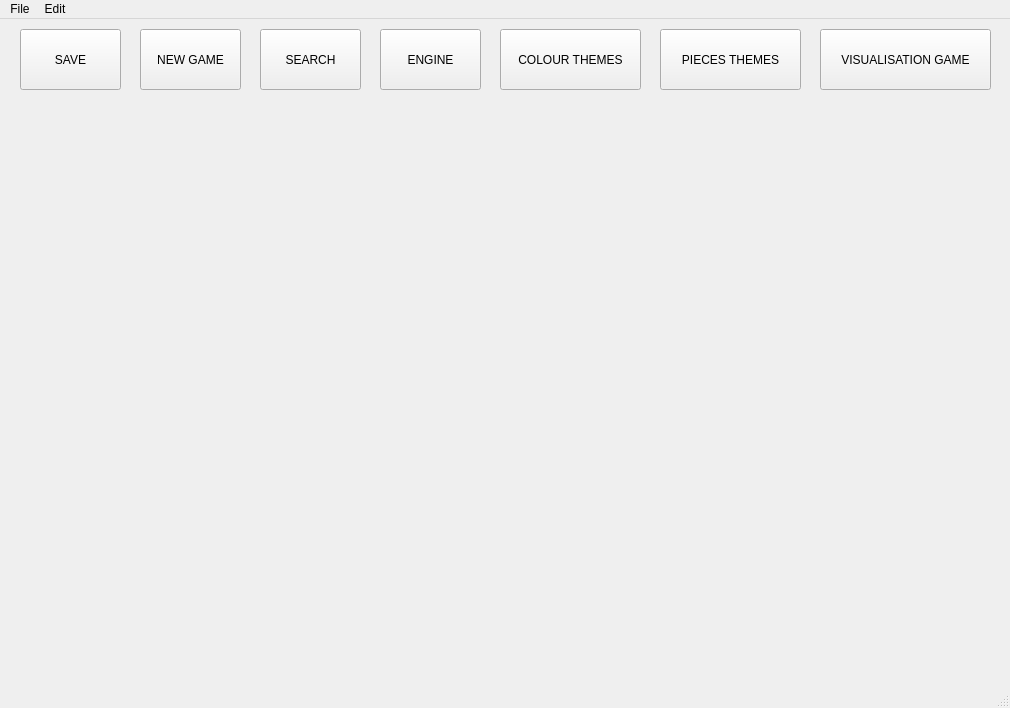
<?xml version="1.0" encoding="UTF-8"?>
<ui version="4.0">
 <class>MainWindow</class>
 <widget class="QMainWindow" name="MainWindow">
  <property name="geometry">
   <rect>
    <x>0</x>
    <y>0</y>
    <width>1010</width>
    <height>708</height>
   </rect>
  </property>
  <property name="windowTitle">
   <string>MainWindow</string>
  </property>
  <widget class="QWidget" name="centralwidget">
   <widget class="QPushButton" name="pushButton">
    <property name="geometry">
     <rect>
      <x>20</x>
      <y>10</y>
      <width>101</width>
      <height>61</height>
     </rect>
    </property>
    <property name="text">
     <string>SAVE</string>
    </property>
   </widget>
   <widget class="QPushButton" name="pushButton_2">
    <property name="geometry">
     <rect>
      <x>260</x>
      <y>10</y>
      <width>101</width>
      <height>61</height>
     </rect>
    </property>
    <property name="text">
     <string>SEARCH</string>
    </property>
   </widget>
   <widget class="QPushButton" name="pushButton_3">
    <property name="geometry">
     <rect>
      <x>140</x>
      <y>10</y>
      <width>101</width>
      <height>61</height>
     </rect>
    </property>
    <property name="text">
     <string>NEW GAME</string>
    </property>
   </widget>
   <widget class="QPushButton" name="pushButton_4">
    <property name="geometry">
     <rect>
      <x>820</x>
      <y>10</y>
      <width>171</width>
      <height>61</height>
     </rect>
    </property>
    <property name="text">
     <string>VISUALISATION GAME</string>
    </property>
   </widget>
   <widget class="QPushButton" name="pushButton_5">
    <property name="geometry">
     <rect>
      <x>660</x>
      <y>10</y>
      <width>141</width>
      <height>61</height>
     </rect>
    </property>
    <property name="text">
     <string>PIECES THEMES</string>
    </property>
   </widget>
   <widget class="QPushButton" name="pushButton_6">
    <property name="geometry">
     <rect>
      <x>500</x>
      <y>10</y>
      <width>141</width>
      <height>61</height>
     </rect>
    </property>
    <property name="text">
     <string>COLOUR THEMES</string>
    </property>
   </widget>
   <widget class="QPushButton" name="pushButton_7">
    <property name="geometry">
     <rect>
      <x>380</x>
      <y>10</y>
      <width>101</width>
      <height>61</height>
     </rect>
    </property>
    <property name="text">
     <string>ENGINE</string>
    </property>
   </widget>
  </widget>
  <widget class="QMenuBar" name="menubar">
   <property name="geometry">
    <rect>
     <x>0</x>
     <y>0</y>
     <width>1010</width>
     <height>22</height>
    </rect>
   </property>
   <widget class="QMenu" name="menuFile">
    <property name="title">
     <string>File</string>
    </property>
    <addaction name="actionSave"/>
    <addaction name="actionNew"/>
    <addaction name="separator"/>
   </widget>
   <widget class="QMenu" name="menuEdit">
    <property name="title">
     <string>Edit</string>
    </property>
    <addaction name="actionCopy"/>
    <addaction name="actionPaste"/>
   </widget>
   <addaction name="menuFile"/>
   <addaction name="menuEdit"/>
  </widget>
  <widget class="QStatusBar" name="statusbar"/>
  <action name="actionSave">
   <property name="text">
    <string>Save</string>
   </property>
   <property name="statusTip">
    <string>Save a file</string>
   </property>
  </action>
  <action name="actionNew">
   <property name="text">
    <string>New</string>
   </property>
   <property name="statusTip">
    <string>Create a new file</string>
   </property>
   <property name="shortcut">
    <string>Meta+N</string>
   </property>
  </action>
  <action name="actionOpen">
   <property name="text">
    <string>Open</string>
   </property>
  </action>
  <action name="actionCopy">
   <property name="text">
    <string>Copy</string>
   </property>
   <property name="shortcut">
    <string>Meta+C</string>
   </property>
  </action>
  <action name="actionPaste">
   <property name="text">
    <string>Paste</string>
   </property>
  </action>
 </widget>
 <resources/>
 <connections/>
</ui>
